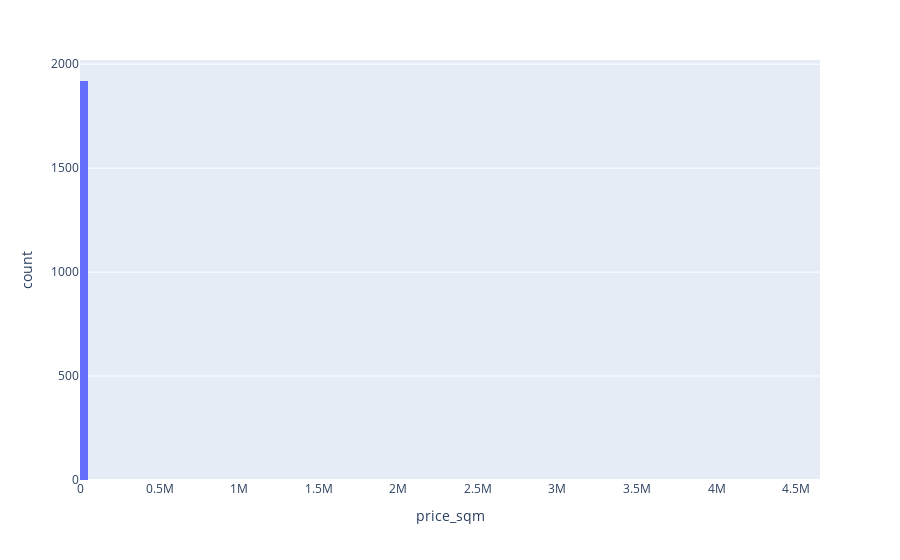

The notebook cell saved with this chart:
### Code cell
fig = px.histogram(df, x="price_sqm" , nbins=100)
fig.show()

### Figure 1 — Plotly figure (JSON) as saved in the notebook; plotly's stock layout.template omitted (floating-point values rounded to 4 significant figures; data arrays with more than 128 entries replaced by an {"elided": "..."} marker saying what was removed)
{"data": [{"alignmentgroup": "True", "bingroup": "x", "hovertemplate": "price_sqm=%{x}<br>count=%{y}<extra></extra>", "legendgroup": "", "marker": {"color": "#636efa", "pattern": {"shape": ""}}, "name": "", "nbinsx": 100, "offsetgroup": "", "orientation": "v", "showlegend": false, "type": "histogram", "x": {"elided": "1920 int values"}, "xaxis": "x", "yaxis": "y"}], "layout": {"barmode": "relative", "legend": {"tracegroupgap": 0}, "margin": {"t": 60}, "xaxis": {"anchor": "y", "domain": [0, 1], "title": {"text": "price_sqm"}}, "yaxis": {"anchor": "x", "domain": [0, 1], "title": {"text": "count"}}}}
